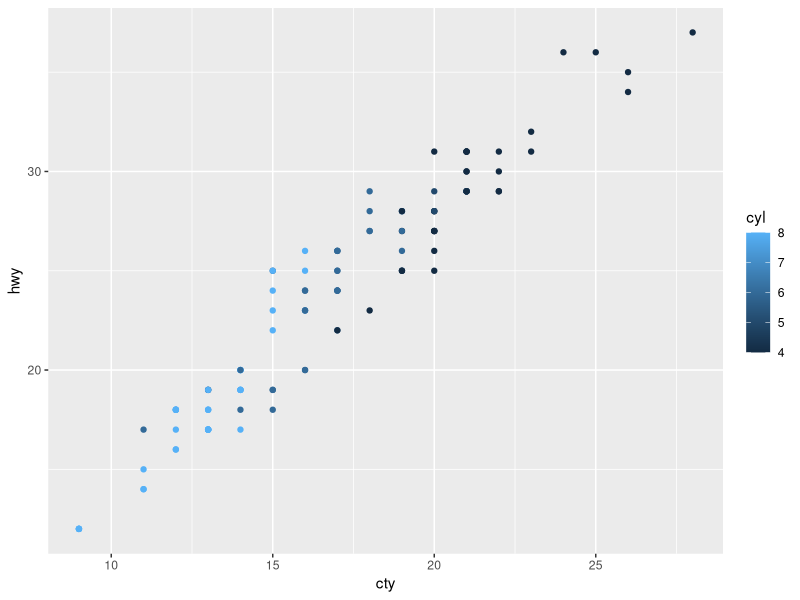
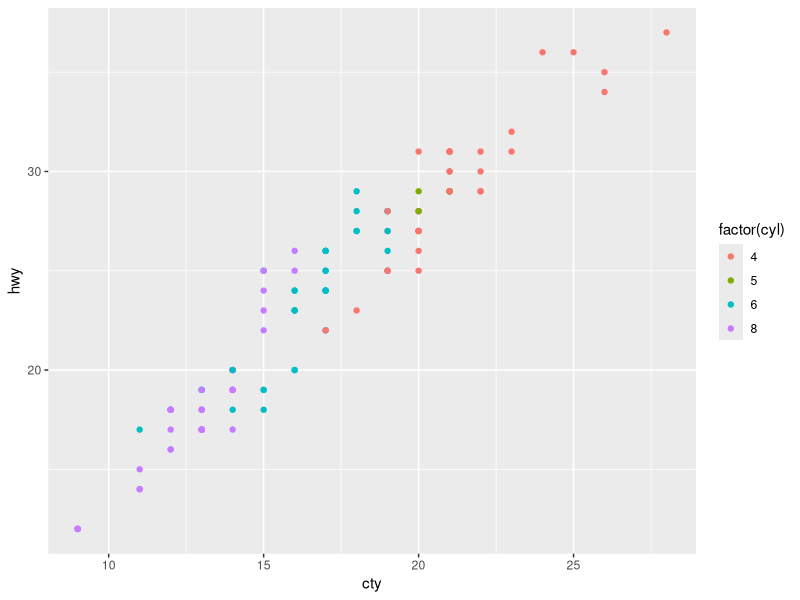
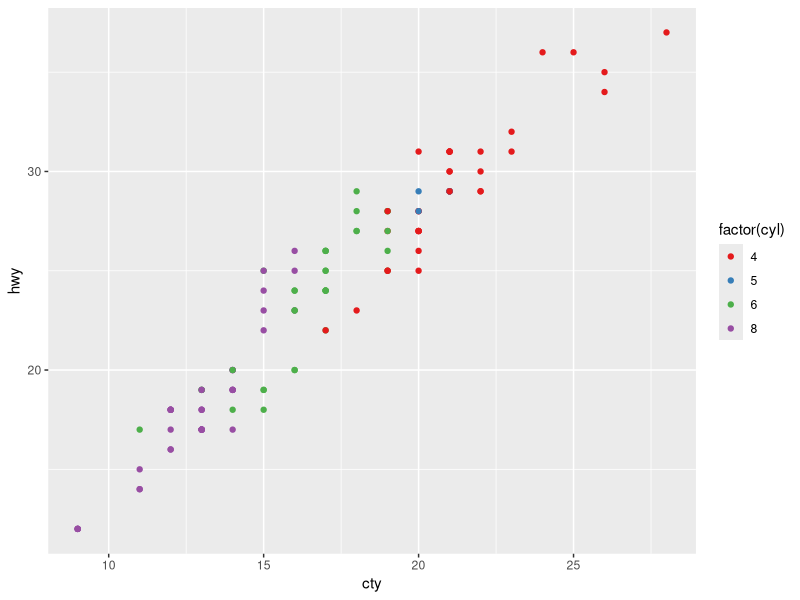
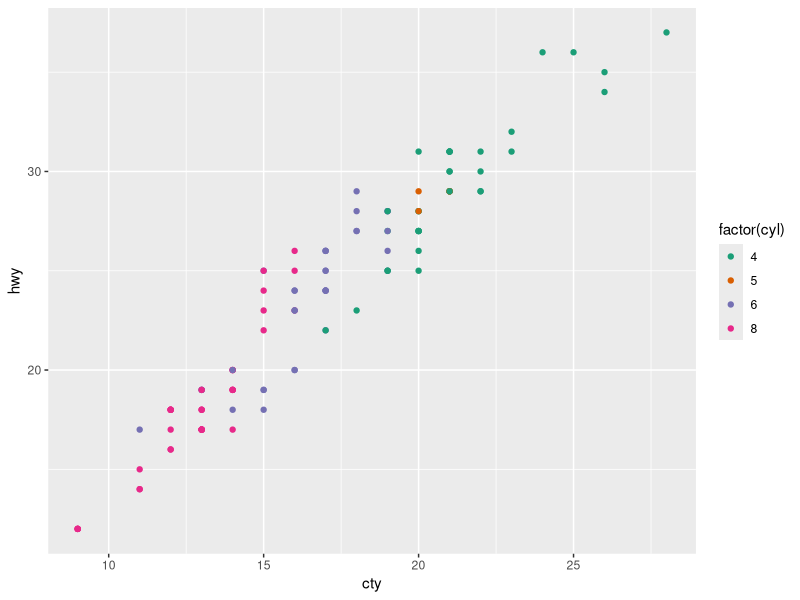
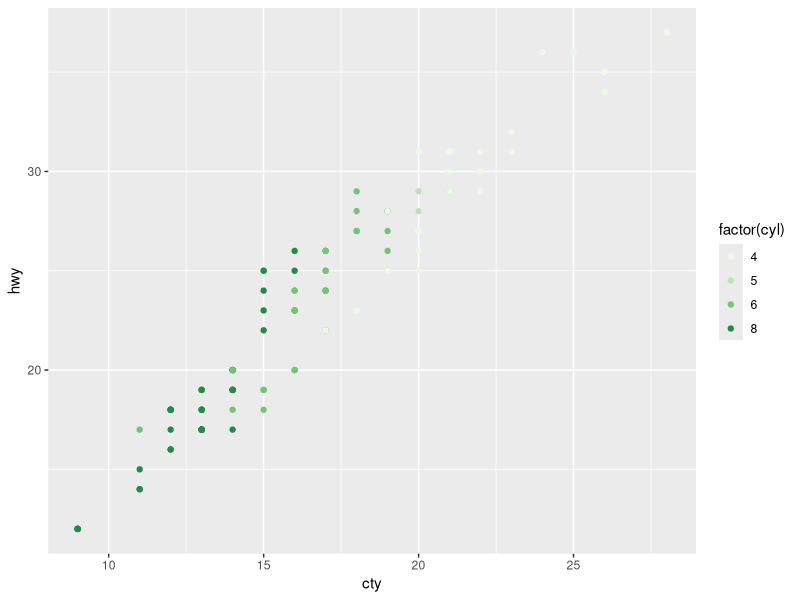
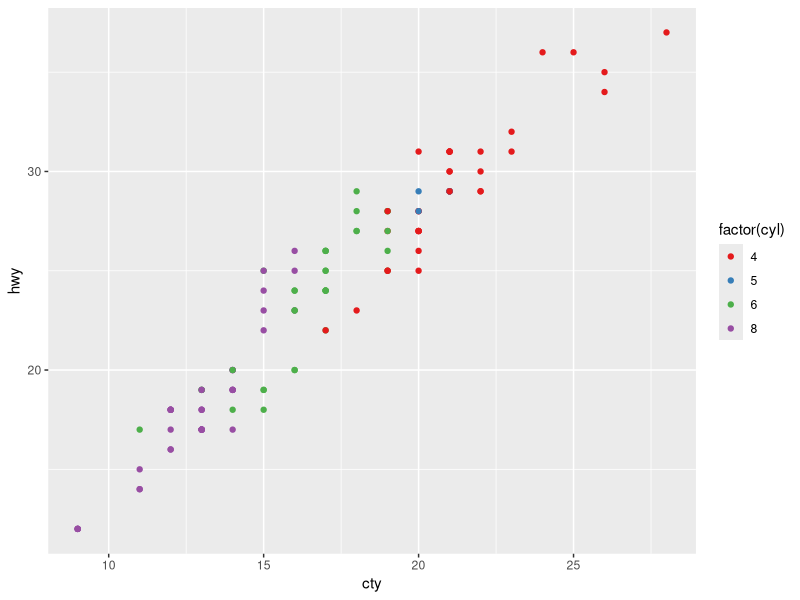
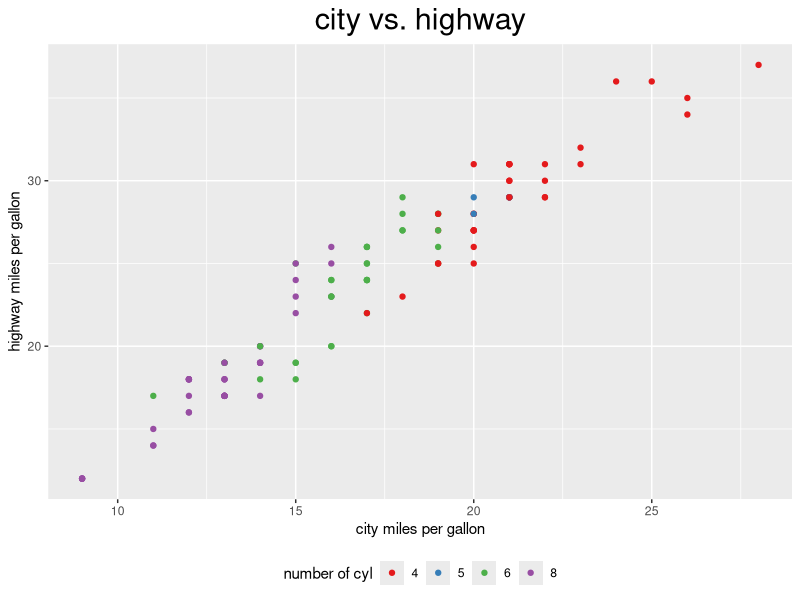
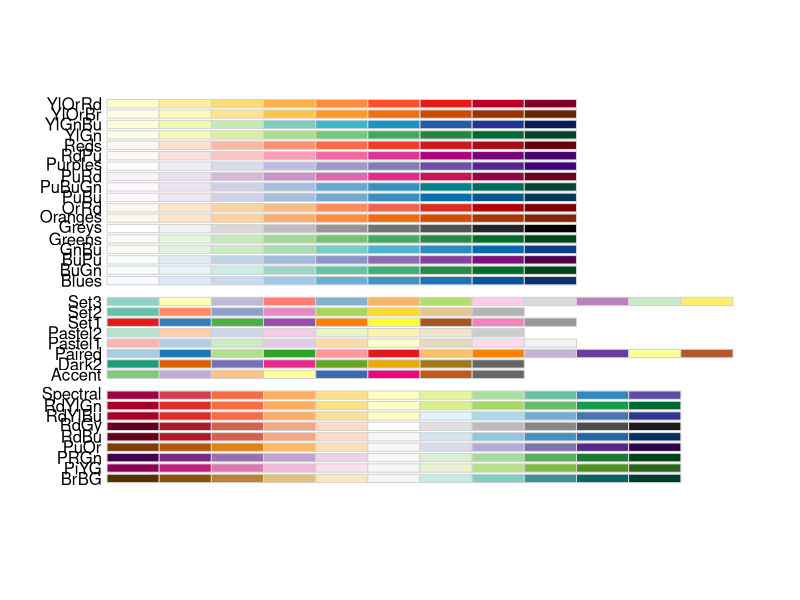

R code for these plots, in order:
library(tidyverse)
# COLOR SCALES

# default continuous color scheme
# scale_color_gradient -> used for continuous 
p1 <- mpg %>% filter(year == 2008) %>%
  ggplot(aes(x = cty, y = hwy, colour = cyl)) +
  geom_point()
p1 + scale_color_continuous()

# default discrete color scheme
p2 <- mpg %>% filter(year == 2008) %>%
  ggplot(aes(x = cty, y = hwy, colour = factor(cyl))) +
  geom_point()
p2 + scale_color_discrete()
p2 + scale_color_brewer(palette = "Set1")
p2 + scale_color_brewer(palette = "Dark2")
p2 + scale_color_brewer(palette = "Greens")
p2 = p2 +  scale_color_brewer(palette = "Set1")
p2
p2 = p2 + xlab("city miles per gallon") + ylab("highway miles per gallon") + ggtitle("city vs. highway")
p2 = p2 + theme(plot.title = element_text(hjust = 0.5)) + theme(plot.title = element_text(size = 22)) # center the title
p2 = p2 + labs(color = "number of cyl") # change name of legend
p2 = p2 + theme(legend.position = "bottom") # move the legend to the bottom of the plot
p2


# THEMES 
library(RColorBrewer)
display.brewer.all()

p <- mpg %>% ggplot(aes(x = displ, y =  cty, colour= factor(class))) + geom_point()
p + theme_grey() #default -> grey background/white grid
p + theme_bw() # white background/black grid


p <- mtcars %>% ggplot(aes(x = wt, y =  mpg, colour= factor(cyl))) + geom_point()
p + theme_light()
p + theme_dark()


library(ggthemes)
p + theme_excel() 
p + theme_fivethirtyeight()


# element_line/text/blank

# CHANGING ELEMENTS MANUALLY
mpg %>% ggplot(aes(x = manufacturer)) + geom_bar() +
  theme(axis.text.x = element_text(angle=45, vjust=1, hjust=1))

